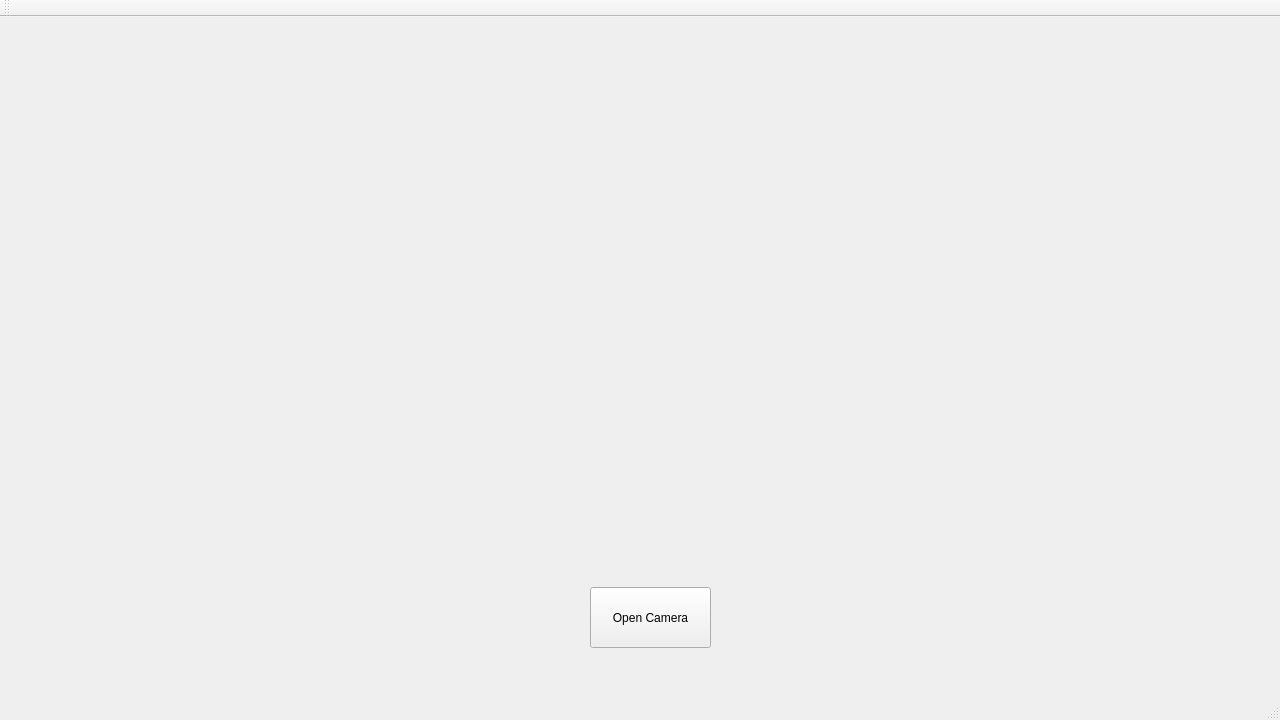
<?xml version="1.0" encoding="UTF-8"?>
<ui version="4.0">
 <class>QtOpenCVCameraClass</class>
 <widget class="QMainWindow" name="QtOpenCVCameraClass">
  <property name="geometry">
   <rect>
    <x>0</x>
    <y>0</y>
    <width>1280</width>
    <height>720</height>
   </rect>
  </property>
  <property name="windowTitle">
   <string>QtOpenCVCamera</string>
  </property>
  <widget class="QWidget" name="centralWidget">
   <widget class="QPushButton" name="OpenButton">
    <property name="geometry">
     <rect>
      <x>590</x>
      <y>570</y>
      <width>121</width>
      <height>61</height>
     </rect>
    </property>
    <property name="text">
     <string>Open Camera</string>
    </property>
   </widget>
   <widget class="QLabel" name="CameraLabel">
    <property name="geometry">
     <rect>
      <x>360</x>
      <y>10</y>
      <width>500</width>
      <height>500</height>
     </rect>
    </property>
    <property name="text">
     <string/>
    </property>
   </widget>
  </widget>
  <widget class="QMenuBar" name="menuBar">
   <property name="geometry">
    <rect>
     <x>0</x>
     <y>0</y>
     <width>1280</width>
     <height>21</height>
    </rect>
   </property>
  </widget>
  <widget class="QToolBar" name="mainToolBar">
   <attribute name="toolBarArea">
    <enum>TopToolBarArea</enum>
   </attribute>
   <attribute name="toolBarBreak">
    <bool>false</bool>
   </attribute>
  </widget>
  <widget class="QStatusBar" name="statusBar"/>
 </widget>
 <layoutdefault spacing="6" margin="11"/>
 <resources>
  <include location="QtOpenCVCamera.qrc"/>
 </resources>
 <connections/>
</ui>
